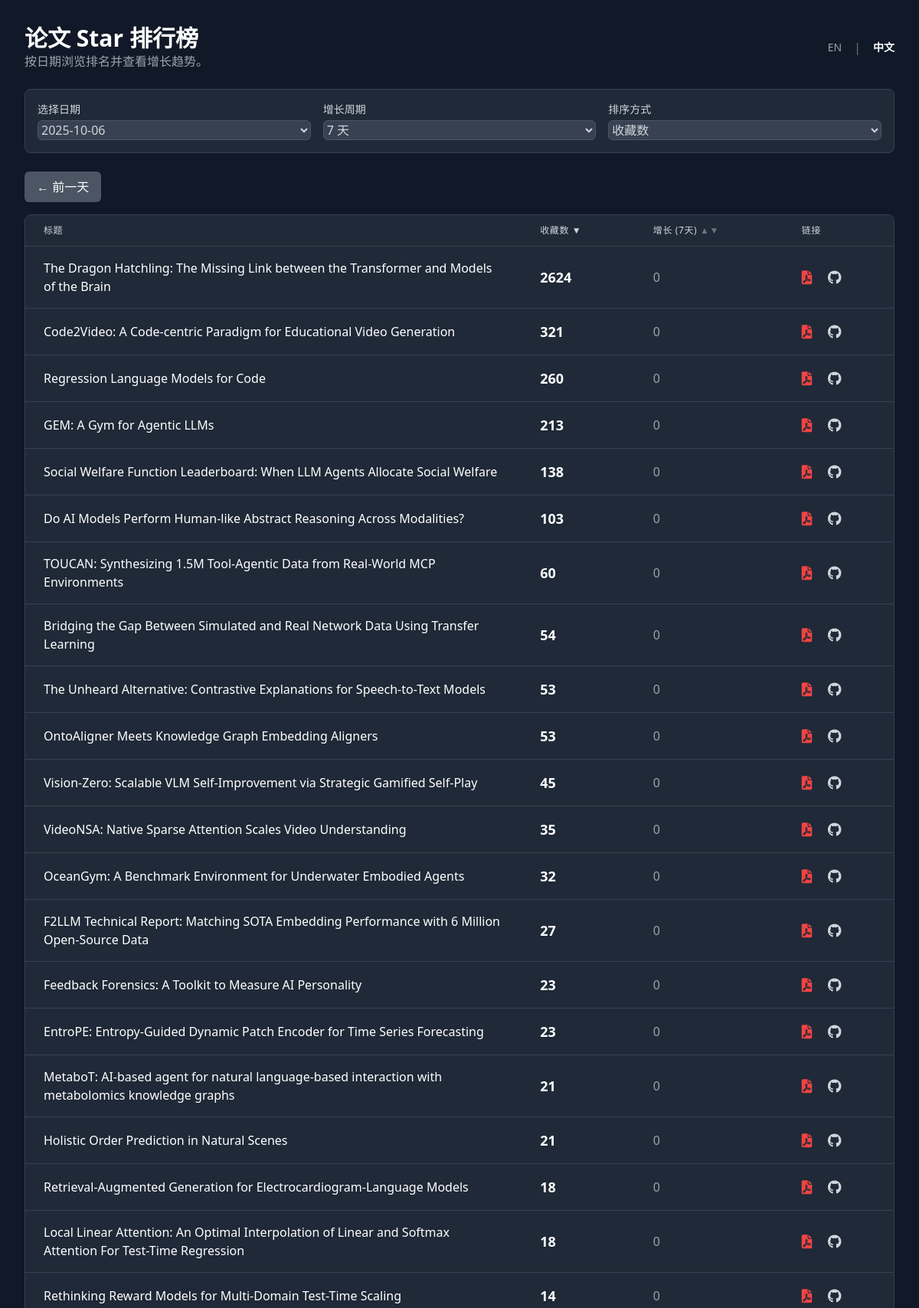
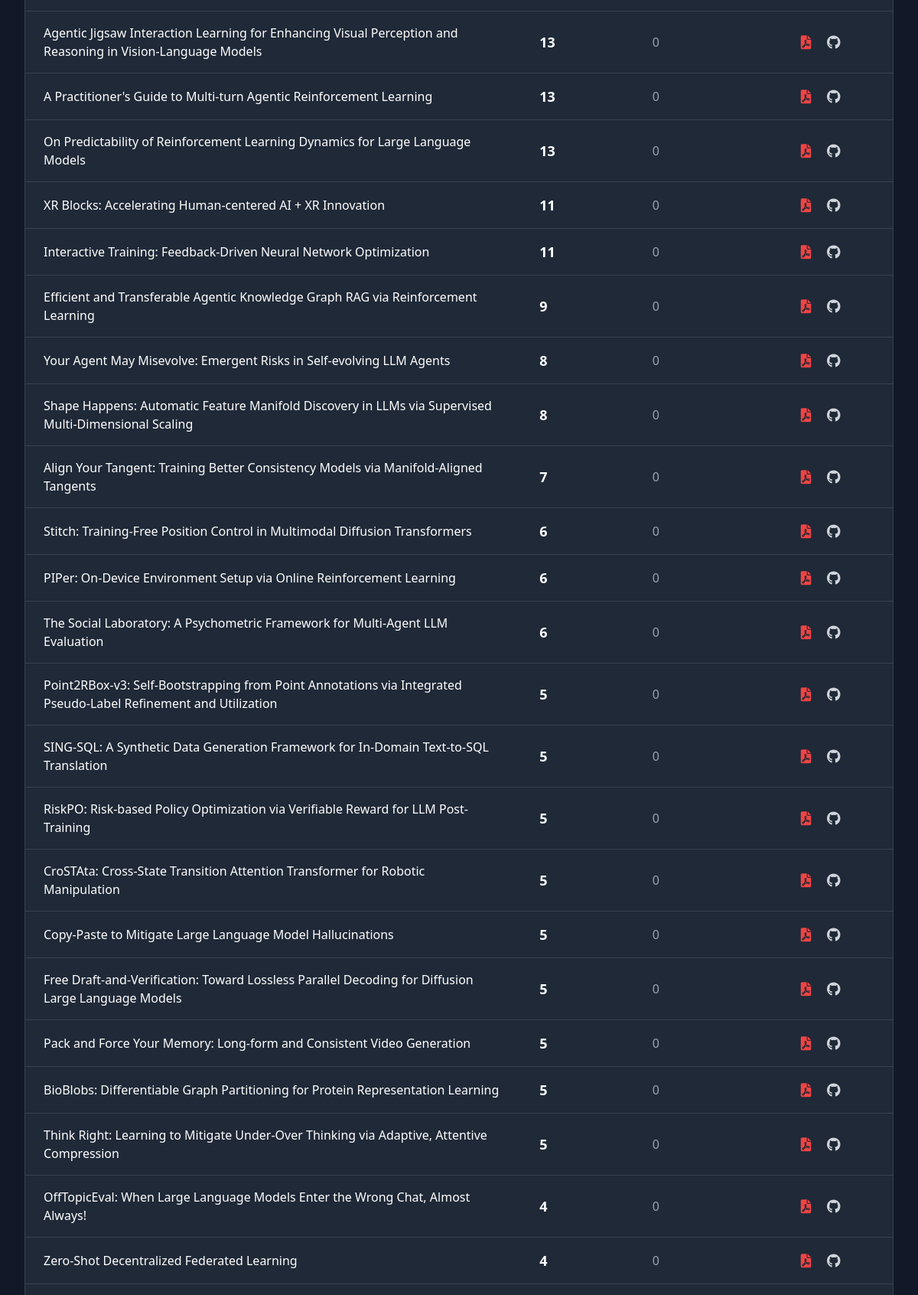
Page /?lang=zh (upper part) on the committed database (2 pictures, top to bottom).
### tables this page shows
CREATE TABLE star_counts (
                id INTEGER PRIMARY KEY AUTOINCREMENT,
                paper_id INTEGER,
                check_date TEXT,
                stars INTEGER,
                FOREIGN KEY (paper_id) REFERENCES papers (id),
                UNIQUE(paper_id, check_date)
            );

CREATE TABLE papers (
                id INTEGER PRIMARY KEY AUTOINCREMENT,
                arxiv_id TEXT UNIQUE NOT NULL,
                title TEXT,
                pdf_link TEXT,
                published_date TEXT,
                github_link TEXT
            );

### app.py (the view)
@app.route("/")
def index():
    db = get_db()
    lang = request.args.get('lang', 'en')
    if lang not in TRANSLATIONS:
        lang = 'en'
    T = TRANSLATIONS[lang]
    if db is None:
        return render_template("index.html", error=T['error_no_db'], T=T, lang=lang)
    cursor = db.cursor()
    cursor.execute("SELECT DISTINCT check_date FROM star_counts ORDER BY check_date DESC")
    available_dates = [row['check_date'] for row in cursor.fetchall()]
    if not available_dates:
        return render_template("index.html", data=[], available_dates=[], T=T, lang=lang, no_data=True)
    selected_date = request.args.get("date", available_dates[0])
    growth_days = int(request.args.get("growth_days", 7))
    sort_by = request.args.get("sort_by", "stars")
    order = request.args.get("order", "desc")
    page = int(request.args.get("page", 1))
    per_page = 50
    order_direction = "ASC" if order.lower() == "asc" else "DESC"
    sort_column = "growth" if sort_by == "growth" else "current_stars"
    query = f"""
        SELECT
            p.title AS "Title",
            p.pdf_link AS "Pdf_Link",
            p.github_link AS "Github_Link",
            p.arxiv_id AS "Arxiv_ID",
            s1.stars AS current_stars,
            (s1.stars - IFNULL(s2.stars, s1.stars)) AS growth
        FROM papers p
        JOIN star_counts s1 ON p.id = s1.paper_id
        LEFT JOIN star_counts s2 ON p.id = s2.paper_id AND s2.check_date = (
            SELECT MAX(check_date)
            FROM star_counts
            WHERE paper_id = p.id AND check_date < DATE(?, '-{growth_days} days')
        )
        WHERE s1.check_date = ?
        ORDER BY {sort_column} {order_direction}, current_stars DESC
    """
    cursor.execute(query, (selected_date, selected_date))
    all_data = cursor.fetchall()
    total_items = len(all_data)
    total_pages = (total_items + per_page - 1) // per_page
    if page > total_pages and total_pages > 0:
        return redirect(url_for_params('index', page=total_pages))
    start_index = (page - 1) * per_page
    end_index = start_index + per_page
    paginated_data = all_data[start_index:end_index]
    prev_date, next_date = None, None
    if selected_date in available_dates:
        current_index = available_dates.index(selected_date)
        if current_index < len(available_dates) - 1:
            prev_date = available_dates[current_index + 1] # Dates are DESC
        if current_index > 0:
            next_date = available_dates[current_index - 1]
    return render_template(
        "index.html",
        data=[dict(row) for row in paginated_data], # Convert rows to dicts
        page=page,
        total_pages=total_pages,
        total_items=total_items,
        start_index=start_index,
        end_index=min(end_index, total_items),
        sort_by=sort_by,
        order=order,
        date_cols=available_dates,
        selected_date=selected_date,
        growth_days=growth_days,
        growth_col_name="growth", # For consistency in template
        prev_date=prev_date,
        next_date=next_date,
        lang=lang,
        T=T
    )

### app.py (called while the page is built)
def get_db():
    if 'db' not in g:
        if not os.path.exists(DATABASE):
            return None # Return None if the database file does not exist
        g.db = sqlite3.connect(DATABASE)
        g.db.row_factory = sqlite3.Row
    return g.db

@app.context_processor
def utility_processor():
    def url_for_params(endpoint, **values):
        args = request.args.copy()
        for key, value in values.items():
            args[key] = value
        return url_for(endpoint, **args)
    return dict(url_for_params=url_for_params)

### templates/index.html (shortened to what this page needs)
<!DOCTYPE html>
<html lang="{{ lang }}">
<head>
    <script src="https://cdn.tailwindcss.com"></script>
    <link href="https://cdnjs.cloudflare.com/ajax/libs/font-awesome/6.0.0-beta3/css/all.min.css" rel="stylesheet">
</head>
<body class="font-sans">
    <div class="container mx-auto p-4 md:p-8 max-w-7xl">
        <header class="flex justify-between items-center mb-6">
            <div>
                <h1 class="text-3xl font-bold text-white">{{ T.main_header }}</h1>
                <p class="text-gray-400">{{ T.sub_header }}</p>
            </div>
            <div class="flex items-center space-x-4">
                <a href="{{ url_for_params('index', lang='en') }}" class="text-sm {{ 'font-bold text-white' if lang == 'en' else 'text-gray-400 hover:text-white' }}">EN</a>
                <span class="text-gray-500">|</span>
                <a href="{{ url_for_params('index', lang='zh') }}" class="text-sm {{ 'font-bold text-white' if lang == 'zh' else 'text-gray-400 hover:text-white' }}">中文</a>
            </div>
        </header>
        {% if error %}
            <div class="card p-4 rounded-lg mb-6 error-message text-center">
                {{ error }}
            </div>
        {% else %}
        <div class="card p-4 rounded-lg mb-6">
            <form method="GET" action="{{ url_for('index') }}" class="grid grid-cols-1 md:grid-cols-3 gap-4 items-end">
                <div>
                    <label for="date" class="block text-sm font-medium mb-1">{{ T.select_date }}</label>
                    <select id="date" name="date" class="form-select w-full rounded-md" onchange="this.form.submit()">
                        {% for d in date_cols %}
                        <option value="{{ d }}" {% if d == selected_date %}selected{% endif %}>{{ d }}</option>
                        {% endfor %}
                    </select>
                </div>
                <div>
                    <label for="growth_days" class="block text-sm font-medium mb-1">{{ T.growth_period }}</label>
                    <select id="growth_days" name="growth_days" class="form-select w-full rounded-md" onchange="this.form.submit()">
                        <option value="7" {% if growth_days == 7 %}selected{% endif %}>7 {{ T.days }}</option>
                    </select>
                </div>
                <div>
                    <label for="sort_by" class="block text-sm font-medium mb-1">{{ T.sort_by }}</label>
                    <select id="sort_by" name="sort_by" class="form-select w-full rounded-md" onchange="this.form.submit()">
                        <option value="stars" {% if sort_by == 'stars' %}selected{% endif %}>{{ T.stars }}</option>
                    </select>
                </div>
            </form>
        </div>
        <div class="flex justify-between items-center my-4">
            {% if prev_date %}
                <a href="{{ url_for_params('index', date=prev_date) }}" class="btn-secondary px-4 py-2 rounded-md">&larr; {{ T.prev_day }}</a>
            {% else %}
                <span></span>
            {% endif %}
        </div>
        <div class="card rounded-lg overflow-x-auto">
            <table class="min-w-full divide-y divide-gray-700">
                <thead class="bg-gray-800">
                    <tr>
                        <th scope="col" class="px-6 py-3 text-left text-xs font-medium uppercase tracking-wider">{{ T.title }}</th>
                        <th scope="col" class="px-6 py-3 text-left text-xs font-medium uppercase tracking-wider">
                            <a href="{{ url_for_params('index', sort_by='stars', order='desc' if order == 'asc' and sort_by == 'stars' else 'asc') }}" class="hover:text-white">
                                {{ T.stars }}
                                {% if sort_by != 'stars' %}
                                    <span class="text-gray-500">&#9650;&#9660;</span>
                                {% elif order == 'desc' %}
                                    <span>&#9660;</span>
                                {% else %}
                                    <span>&#9650;</span>
                                {% endif %}
                            </a>
                        </th>
                        <th scope="col" class="px-6 py-3 text-left text-xs font-medium uppercase tracking-wider">
                             <a href="{{ url_for_params('index', sort_by='growth', order='desc' if order == 'asc' and sort_by == 'growth' else 'asc') }}" class="hover:text-white">
                                {{ T.growth }} ({{ growth_days }}{{ T.day if growth_days == 1 else T.days }})
                                {% if sort_by != 'growth' %}
                                    <span class="text-gray-500">&#9650;&#9660;</span>
                                {% elif order == 'desc' %}
                                    <span>&#9660;</span>
                                {% else %}
                                    <span>&#9650;</span>
                                {% endif %}
                            </a>
                        </th>
                        <th scope="col" class="px-6 py-3 text-left text-xs font-medium uppercase tracking-wider">{{ T.links }}</th>
                    </tr>
                </thead>
                <tbody class="divide-y divide-gray-700">
                    {% if data %}
                        {% for row in data %}
                        <tr class="hover:bg-gray-700/50">
                            <td class="px-6 py-4 whitespace-normal max-w-md">
                                <div class="truncate-multiline font-medium text-white">{{ row.Title }}</div>
                            </td>
                            <td class="px-6 py-4 whitespace-nowrap text-lg font-semibold text-white">{{ row.current_stars | int }}</td>
                            <td class="px-6 py-4 whitespace-nowrap">
                                {% if row.growth is not none and row.growth is number %}
                                    <span class="{{ 'text-green-400' if row.growth > 0 else 'text-red-400' if row.growth < 0 else 'text-gray-400' }}">
                                        {{ '+%d' | format(row.growth | int) if row.growth > 0 else row.growth | int }}
                                    </span>
                                {% else %}
                                    <span class="text-gray-500">N/A</span>
                                {% endif %}
                            </td>
                            <td class="px-6 py-4 whitespace-nowrap text-lg space-x-4">
                                {% if row.Pdf_Link and row.Pdf_Link != 'not_found' %}
                                <a href="{{ row.Pdf_Link }}" target="_blank" title="ArXiv PDF" class="text-red-500 hover:text-red-400"><i class="fas fa-file-pdf"></i></a>
                                {% endif %}
                                {% if row.Github_Link and row.Github_Link != 'not_found' and 'https://' in row.Github_Link %}
                                <a href="{{ row.Github_Link }}" target="_blank" title="GitHub Repository" class="text-gray-300 hover:text-white"><i class="fab fa-github"></i></a>
                                {% endif %}
                            </td>
                        </tr>
                        {% endfor %}
                    {% else %}
                        <tr>
                            <td colspan="4" class="text-center py-10 text-gray-500">{{ T.no_data }}</td>
                        </tr>
                    {% endif %}
                </tbody>
            </table>
        </div>
        {% endif %}
    </div>
</body>
</html>

### templates/index.html (style rules this page uses)
.truncate-multiline { display: -webkit-box; -webkit-line-clamp: 2; -webkit-box-orient: vertical; overflow: hidden; text-overflow: ellipsis; }
body { background-color: #111827; color: #d1d5db; }
.card { background-color: #1f2937; border: 1px solid #374151; }
.form-select, .form-input { background-color: #374151; color: #d1d5db; border: 1px solid #4b5563; }
.btn-secondary { background-color: #4b5563; color: white; transition: background-color 0.3s; }

### rows in the picture
star_counts: Title "The Dragon Hatchling: The Missing Link between the Transformer and Models of the Brain", current_stars "2624", growth "0"
star_counts: Title "Code2Video: A Code-centric Paradigm for Educational Video Generation", current_stars "321", growth "0"
star_counts: Title "Regression Language Models for Code", current_stars "260", growth "0"
star_counts: Title "GEM: A Gym for Agentic LLMs", current_stars "213", growth "0"
star_counts: Title "Social Welfare Function Leaderboard: When LLM Agents Allocate Social Welfare", current_stars "138", growth "0"
star_counts: Title "Do AI Models Perform Human-like Abstract Reasoning Across Modalities?", current_stars "103", growth "0"
star_counts: Title "TOUCAN: Synthesizing 1.5M Tool-Agentic Data from Real-World MCP Environments", current_stars "60", growth "0"
star_counts: Title "Bridging the Gap Between Simulated and Real Network Data Using Transfer Learning", current_stars "54", growth "0"
star_counts: Title "The Unheard Alternative: Contrastive Explanations for Speech-to-Text Models", current_stars "53", growth "0"
star_counts: Title "OntoAligner Meets Knowledge Graph Embedding Aligners", current_stars "53", growth "0"
star_counts: Title "Vision-Zero: Scalable VLM Self-Improvement via Strategic Gamified Self-Play", current_stars "45", growth "0"
star_counts: Title "VideoNSA: Native Sparse Attention Scales Video Understanding", current_stars "35", growth "0"
star_counts: Title "OceanGym: A Benchmark Environment for Underwater Embodied Agents", current_stars "32", growth "0"
star_counts: Title "F2LLM Technical Report: Matching SOTA Embedding Performance with 6 Million Open-Source Data", current_stars "27", growth "0"
star_counts: Title "Feedback Forensics: A Toolkit to Measure AI Personality", current_stars "23", growth "0"
star_counts: Title "EntroPE: Entropy-Guided Dynamic Patch Encoder for Time Series Forecasting", current_stars "23", growth "0"
star_counts: Title "MetaboT: AI-based agent for natural language-based interaction with metabolomics knowledge graphs", current_stars "21", growth "0"
star_counts: Title "Holistic Order Prediction in Natural Scenes", current_stars "21", growth "0"
star_counts: Title "Retrieval-Augmented Generation for Electrocardiogram-Language Models", current_stars "18", growth "0"
star_counts: Title "Local Linear Attention: An Optimal Interpolation of Linear and Softmax Attention For Test-Time Regression", current_stars "18", growth "0"
star_counts: Title "Rethinking Reward Models for Multi-Domain Test-Time Scaling", current_stars "14", growth "0"
star_counts: Title "Agentic Jigsaw Interaction Learning for Enhancing Visual Perception and Reasoning in Vision-Language Models", current_stars "13", growth "0"
star_counts: Title "A Practitioner's Guide to Multi-turn Agentic Reinforcement Learning", current_stars "13", growth "0"
star_counts: Title "On Predictability of Reinforcement Learning Dynamics for Large Language Models", current_stars "13", growth "0"
star_counts: Title "XR Blocks: Accelerating Human-centered AI + XR Innovation", current_stars "11", growth "0"
star_counts: Title "Interactive Training: Feedback-Driven Neural Network Optimization", current_stars "11", growth "0"
star_counts: Title "Efficient and Transferable Agentic Knowledge Graph RAG via Reinforcement Learning", current_stars "9", growth "0"
star_counts: Title "Your Agent May Misevolve: Emergent Risks in Self-evolving LLM Agents", current_stars "8", growth "0"
star_counts: Title "Shape Happens: Automatic Feature Manifold Discovery in LLMs via Supervised Multi-Dimensional Scaling", current_stars "8", growth "0"
star_counts: Title "Align Your Tangent: Training Better Consistency Models via Manifold-Aligned Tangents", current_stars "7", growth "0"
star_counts: Title "Stitch: Training-Free Position Control in Multimodal Diffusion Transformers", current_stars "6", growth "0"
star_counts: Title "PIPer: On-Device Environment Setup via Online Reinforcement Learning", current_stars "6", growth "0"
star_counts: Title "The Social Laboratory: A Psychometric Framework for Multi-Agent LLM Evaluation", current_stars "6", growth "0"
star_counts: Title "Point2RBox-v3: Self-Bootstrapping from Point Annotations via Integrated Pseudo-Label Refinement and Utilization", current_stars "5", growth "0"
star_counts: Title "SING-SQL: A Synthetic Data Generation Framework for In-Domain Text-to-SQL Translation", current_stars "5", growth "0"
star_counts: Title "RiskPO: Risk-based Policy Optimization via Verifiable Reward for LLM Post-Training", current_stars "5", growth "0"
star_counts: Title "CroSTAta: Cross-State Transition Attention Transformer for Robotic Manipulation", current_stars "5", growth "0"
star_counts: Title "Copy-Paste to Mitigate Large Language Model Hallucinations", current_stars "5", growth "0"
star_counts: Title "Free Draft-and-Verification: Toward Lossless Parallel Decoding for Diffusion Large Language Models", current_stars "5", growth "0"
star_counts: Title "Pack and Force Your Memory: Long-form and Consistent Video Generation", current_stars "5", growth "0"
star_counts: Title "BioBlobs: Differentiable Graph Partitioning for Protein Representation Learning", current_stars "5", growth "0"
star_counts: Title "Think Right: Learning to Mitigate Under-Over Thinking via Adaptive, Attentive Compression", current_stars "5", growth "0"
star_counts: Title "OffTopicEval: When Large Language Models Enter the Wrong Chat, Almost Always!", current_stars "4", growth "0"
star_counts: Title "Zero-Shot Decentralized Federated Learning", current_stars "4", growth "0"

### other values in the picture
{{ T.main_header }} "论文 Star 排行榜"
{{ T.sub_header }} "按日期浏览排名并查看增长趋势。"
{{ T.select_date }} "选择日期"
{{ T.growth_period }} "增长周期"
{{ T.sort_by }} "排序方式"
{{ T.prev_day }} "前一天"
{{ T.title }} "标题"
{{ T.stars }} "收藏数"
{{ T.growth }} "增长"
{{ growth_days }} "7"
{{ T.day if growth_days == 1 else T.days }} "天"
{{ T.links }} "链接"
form field date "2025-10-06"
form field sort_by "收藏数"
